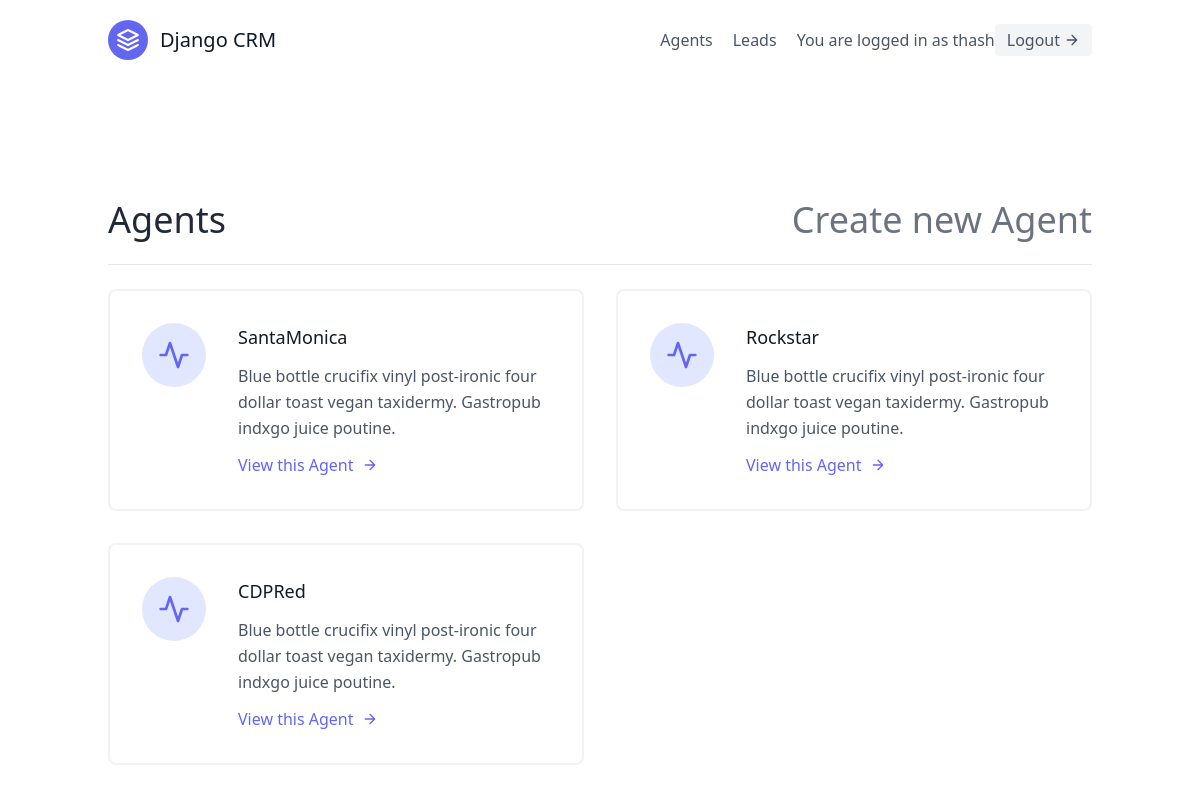
Page /agents/ (signed in) on the earlier database version.
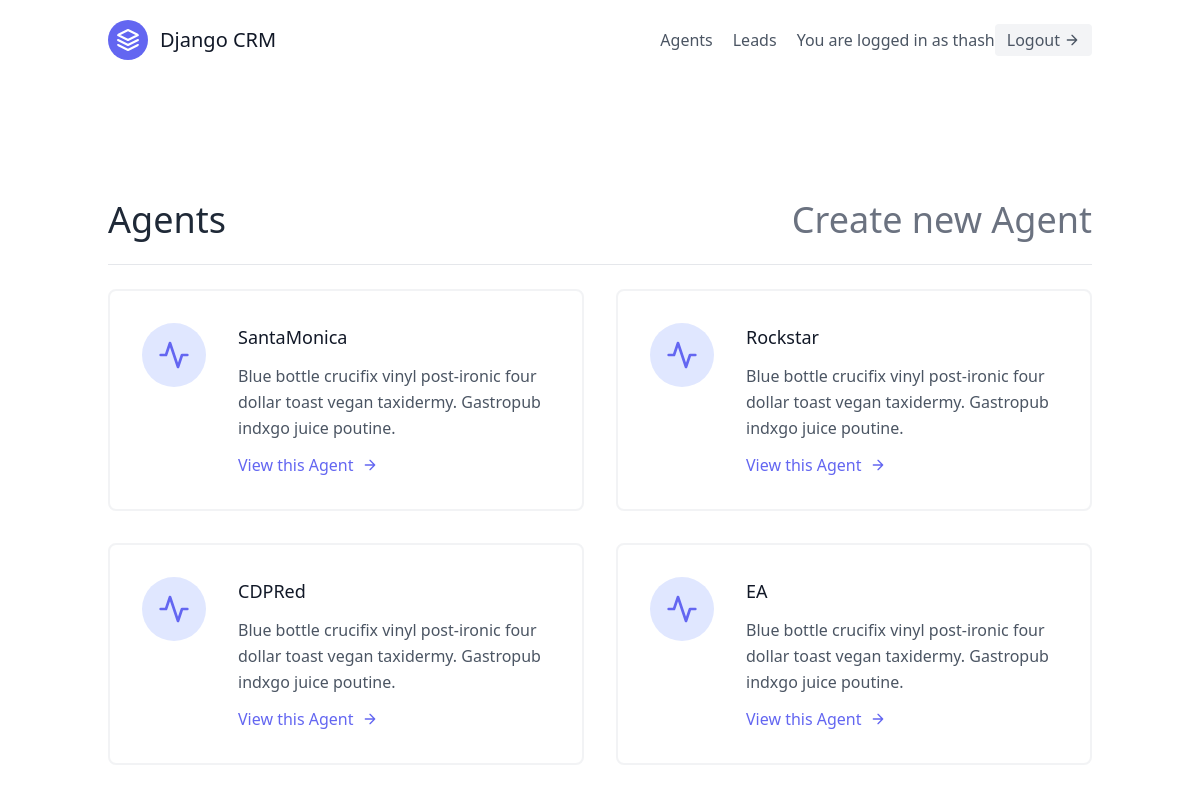
Same page on the later database version.
### leads/models.py (models this page shows, shortened)
class Agent(models.Model):
    user = models.OneToOneField(User, on_delete=models.CASCADE)
    organisation = models.ForeignKey(UserProfile, on_delete=models.CASCADE)

class User(AbstractUser):
    is_organiser = models.BooleanField(default=True)
    is_agent = models.BooleanField(default=False)

### agents/views.py (the view)
# urls.py: path('', views.AgentListView.as_view(), name="list"),
class AgentListView(OrganizerAndLoginRequiredMixin, generic.ListView):
    template_name = "agents/agent_list.html"
    def get_queryset(self):
        organisation = self.request.user.userprofile
        return Agent.objects.filter(organisation=organisation)

### agents/mixins.py (called while the page is built)
    def dispatch(self, request, *args, **kwargs):
        if not request.user.is_authenticated or not request.user.is_organiser:
            return redirect("leads:list")
        return super().dispatch(request, *args, **kwargs)

### agents/templates/agents/agent_list.html
{% extends "base.html" %}
{% block content %}
    <section class="text-gray-600 body-font">
        <div class="container px-5 py-24 mx-auto flex flex-wrap">
            <div class="w-full mb-6 py-6 flex justify-between items-center border-b border-gray-200">
                <div class="text-4xl text-gray-800">Agents</div>
                <div class="text-4xl"><a class="text-gray-500 hover:text-blue-500" href="{% url 'agents:create' %}">Create new Agent</a></div>
            </div>
        <div class="flex flex-wrap -m-4">
            {% for agent in object_list %}
            <div class="p-4 lg:w-1/2 md:w-full">
                <div class="flex border-2 rounded-lg border-gray-200 border-opacity-50 p-8 sm:flex-row flex-col">
                    <div class="w-16 h-16 sm:mr-8 sm:mb-0 mb-4 inline-flex items-center justify-center rounded-full bg-indigo-100 text-indigo-500 flex-shrink-0">
                    <svg fill="none" stroke="currentColor" stroke-linecap="round" stroke-linejoin="round" stroke-width="2" class="w-8 h-8" viewBox="0 0 24 24">
                        <path d="M22 12h-4l-3 9L9 3l-3 9H2"></path>
                    </svg>
                    </div>
                    <div class="flex-grow">
                    <h2 class="text-gray-900 text-lg title-font font-medium mb-3">{{ agent.user.username }}</h2>
                    <p class="leading-relaxed text-base">Blue bottle crucifix vinyl post-ironic four dollar toast vegan taxidermy. Gastropub indxgo juice poutine.</p>
                    <a href="{% url 'agents:detail' agent.pk %}" class="mt-3 text-indigo-500 inline-flex items-center">View this Agent
                        <svg fill="none" stroke="currentColor" stroke-linecap="round" stroke-linejoin="round" stroke-width="2" class="w-4 h-4 ml-2" viewBox="0 0 24 24">
                        <path d="M5 12h14M12 5l7 7-7 7"></path>
                        </svg>
                    </a>
                    </div>
                </div>
            </div>
            {% endfor %}
        </div>
        </div>
    </section>
{% endblock content %}

Differences in the rows shown:
added Agent: user.username "EA"
